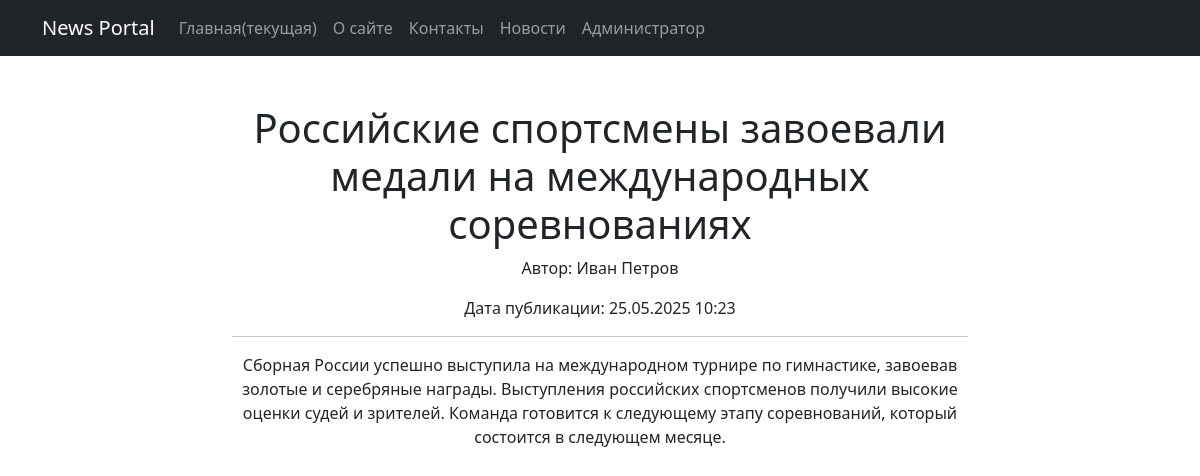
Screenshot of /news/4/ with the database file from the repository.
### News_Portal/models.py (models this page shows, shortened)
class Post(models.Model):
    author = models.ForeignKey(Author, on_delete=models.CASCADE)
    type_choices = [
        ('article', 'Статья'),
        ('news', 'Новость')
    ]
    type = models.CharField(max_length=7, choices=type_choices)
    created_at = models.DateTimeField(auto_now_add=True)
    categories = models.ManyToManyField(Category, through='PostCategory')
    title = models.CharField(max_length=255)
    content = models.TextField()
    rating = models.IntegerField(default=0)

class Author(models.Model):
    user = models.OneToOneField(User, on_delete=models.CASCADE)
    rating = models.IntegerField(default=0)

### News_Portal/views.py (the view)
# urls.py: path('news/<int:pk>/', NewsDetailView.as_view(), name='news_detail'),  # Детали одной новости
class NewsDetailView(DetailView):
    model = Post
    template_name = 'news/news_detail.html'
    context_object_name = 'news_item'

### News_Portal/templates/news/news_detail.html
{% extends 'news/default.html' %}
{% block content %}
<div class="news-detail">
    <h1>{{ news_item.title }}</h1>
    <div class="meta-info">
        <p>Автор: {{ news_item.author.user.username }}</p>
        <p>Дата публикации: {{ news_item.created_at|date:"d.m.Y H:i" }}</p>
    </div>
    <hr/>
    <p>{{ news_item.content }}</p>
</div>
{% endblock %}

### rows the page displays
Post: title "Российские спортсмены завоевали медали на международных соревнованиях", author.user.username "Иван Петров", created_at "25.05.2025 10:23", content "Сборная России успешно выступила на международном турнире по гимнастике, завоевав золотые и серебряные награды. Выступления российских спортсменов получили высокие оценки судей и зрителей. Команда готовится к следующему этапу соревнований, который состоится в следующем месяце."
